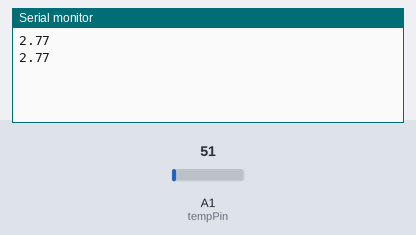
A sketch run on a simulated Arduino Uno, built with avr-gcc and run on an emulated ATmega328P. Shown: the last lines printed to the serial monitor. The inputs (shaded band) are chosen by the test bench; at power-on: A1 (tempPin) = 51.

Above: at 1.8 s.
1.9 s: A1 (tempPin) set to 61
At 2.4 s:
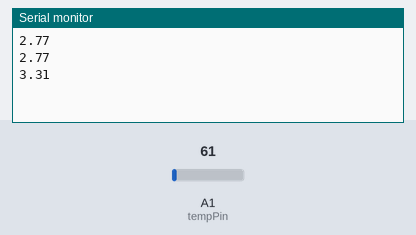
3.4 s: A1 (tempPin) set to 71
At 4.8 s:
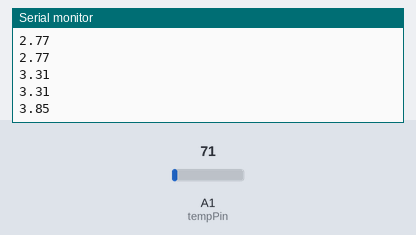
Timing chart, 0 to 6.4 s (numbered marks = the images above; inputs shaded):
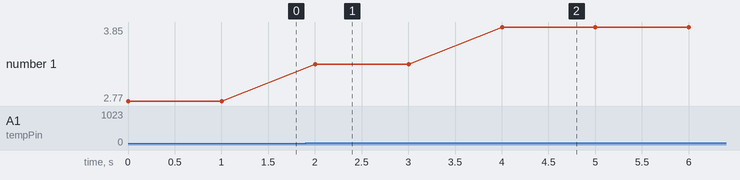

Measured:
- after the input at 1.9 s, the serial monitor: prints a new line after 0.10 s (image 1)
- after the input at 3.4 s, the serial monitor: prints a new line after 0.60 s (image 2)
- plotted number 1: 2.77 → 3.31 after the input at 1.9 s, 3.31 → 3.85 after the input at 3.4 s

The sketch:

temp.ino
```cpp
int val;
int tempPin = 1;

void setup()
{
  Serial.begin(9600);
}
void loop()
{
  val = analogRead(tempPin);
  float mv = ( val/1024.0)*5000;
  float cel = mv/90;
  float farh = (cel*9)/5 + 32;
  Serial.println(cel);
  delay(1000);
}
```
